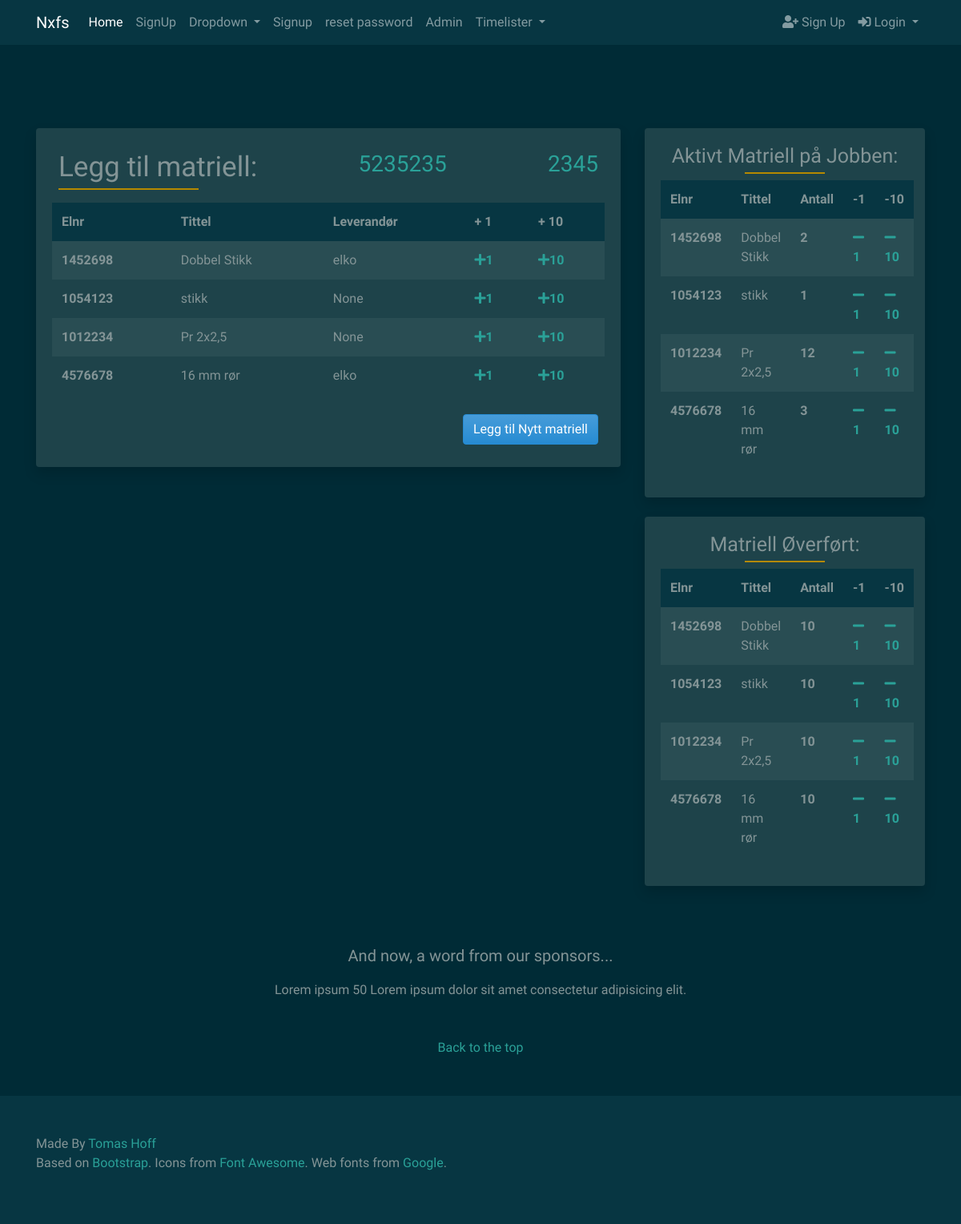
The app's page /timelister/jobb/2345/jobb-matriell with its own data.
### timelister/models.py (models this page shows, shortened)
class Jobber(models.Model):
    ordre_nr = models.PositiveSmallIntegerField(primary_key=True)
    tittel = models.CharField(max_length=64, unique=True, blank=True)
    adresse = models.CharField(max_length=256, blank=True)
    telefon_nr = models.CharField(max_length=64, blank=True)
    beskrivelse = models.TextField(blank=True)
    date = models.DateTimeField(auto_now_add=True)
    ferdig = models.BooleanField(default=False)
    matriell = models.ManyToManyField(JobbMatriell, blank=True)
    class Meta:
        verbose_name = 'Jobb'
        verbose_name_plural = 'Jobber'
    def __str__(self):
        return self.tittel

class Matriell(models.Model):
    el_nr = models.IntegerField(unique=True, blank=True, null=True,)
    tittel = models.CharField(max_length=64, unique=True, blank=True)
    info = models.CharField(max_length=256, blank=True)
    leverandor = models.ForeignKey(
        Leverandorer, on_delete=models.CASCADE, blank=True, null=True)
    image = models.ImageField()
    class Meta:
        verbose_name = 'Matriell'
        verbose_name_plural = 'Matriell'
    def __str__(self):
        return self.tittel

class Leverandorer(models.Model):
    name = models.CharField(max_length=64, blank=True)
    """Model definition for Leverandorer."""
    class Meta:
        verbose_name = 'Leverandor'
        verbose_name_plural = 'Leverandorer'
    def __str__(self):
        return self.name

class JobbMatriell(models.Model):
    matriell = models.ForeignKey(Matriell, on_delete=models.CASCADE)
    antall = models.IntegerField(default=1)
    jobb = models.ForeignKey('Jobber', on_delete=models.CASCADE)
    transf = models.BooleanField(default=False)
    class Meta:
        verbose_name = 'JobbMatriell'
        verbose_name_plural = 'JobbMatriell'
    def __str__(self):
        return self.matriell.tittel

### timelister/views.py (the view)
def jobbMatriell(request, jobb_id):
    jobb = get_object_or_404(models.Jobber, pk=jobb_id)
    matriell = models.Matriell.objects.all()
    context = {
        'matriell': matriell,
        'jobb': jobb,
    }
    return render(request, 'timelister/jobb_matriell.html', context)

### srv/context_processors.py (called while the page is built)
def custom_context(request):
    navbarloginform = LoginForm(request.POST or None)
    return {
        'navbarloginform': navbarloginform
    }

### templates/timelister/jobb_matriell.html (shortened to what this page needs)
{% extends 'base.html' %}
{% block content %}
{% load crispy_forms_tags %}
<div class="col-lg-8">
    <div class="card border-0 shadow mb-4">
        <div class="card-body">
            <div class="d-flex justify-content-between">
                <div class="p-2">
                    <h2 class="card-body">Legg til matriell:</h2>
                </div>
                <div class="p-2">
                    <h3><a href="{% url 'jobbdetail' jobb_id=jobb.pk %}">{{ jobb|title }}</a></h3>
                </div>
                <div class="p-2">
                    <h3><a href="{% url 'jobbdetail' jobb_id=jobb.pk %}">{{ jobb.ordre_nr }}</a></h3>
                </div>
            </div>
            <table class="table table-striped table-borderless">
                <thead class="thead-custom">
                    <tr>
                        <th scope="col">Elnr</th>
                        <th scope="col">Tittel</th>
                        <th scope="col">Leverandør</th>
                        <th scope="col">+ 1</th>
                        <th scope="col">+ 10</th>
                    </tr>
                </thead>
                <tbody>
                    {% for mat in matriell %}
                    <tr>
                        <th scope="row">{{ mat.el_nr }}</th>
                        <td>{{ mat }}</td>
                        <td>{{ mat.leverandor }}</td>
                        <td><a href="{% url 'add-matriell' object_id=mat.pk jobb_id=jobb.pk antall=1 %}"><i
                                    class="fas fa-plus"></i><b>1</b></a></td>
                        <td><a href="{% url 'add-matriell' object_id=mat.pk jobb_id=jobb.pk antall=10 %}"><i
                                    class="fas fa-plus"></i><b>10</b></a></td>
                    </tr>
                    {% endfor %}
                </tbody>
            </table>
            <div class="d-flex justify-content-between ">
                <div class="p-2">
                </div>
                <div class="p-2">
                    <a class="btn btn-info btn-small" href="{% url 'matriell-list' %}" role="button">Legg til Nytt
                        matriell</a>
                </div>
            </div>
        </div>
    </div>
</div>
<div class="col-lg-4">
    <div class="card border-0 shadow mb-4 d-none d-lg-block">
        <div class="card-body">
            <div class="form-group">
                <h2>Aktivt Matriell på Jobben:
                </h2>
                <table class="table table-striped table-borderless">
                    <thead class="thead-custom">
                        <tr>
                            <th scope="col">Elnr</th>
                            <th scope="col">Tittel</th>
                            <th scope="col">Antall</th>
                            <th scope="col">-1</th>
                            <th scope="col">-10</th>
                        </tr>
                    </thead>
                    <tbody>
                        {% for mat in jobb.matriell.all %}
                        {% if not mat.transf %}
                        <tr>
                            <th scope="row">{{ mat.matriell.el_nr }}</th>
                            <td>{{ mat }}</td>
                            <td><b>{{ mat.antall }}</b></td>
                            <td><a
                                    href="{% url 'delete-matriell' object_id=mat.matriell.pk jobb_id=jobb.pk antall=-1 %}"><i
                                        class="fas fa-minus"></i><b>1</b></a></td>
                            <td><a
                                    href="{% url 'delete-matriell' object_id=mat.matriell.pk jobb_id=jobb.pk antall=-10 %}"><i
                                        class="fas fa-minus"></i><b>10</b></a></td>
                        </tr>
                        {% endif %}
                        {% endfor %}
                    </tbody>
                </table>
            </div>
        </div>
    </div>
    <div class="card border-0 shadow mb-4 d-none d-lg-block">
        <div class="card-body">
            <div class="form-group">
                <h2>Matriell Øverført:
                </h2>
                <table class="table table-striped table-borderless">
                    <thead class="thead-custom">
                        <tr>
                            <th scope="col">Elnr</th>
                            <th scope="col">Tittel</th>
                            <th scope="col">Antall</th>
                            <th scope="col">-1</th>
                            <th scope="col">-10</th>
                        </tr>
                    </thead>
                    <tbody>
                        {% for mat in jobb.matriell.all %}
                        {% if mat.transf %}
                        <tr>
                            <th scope="row">{{ mat.matriell.el_nr }}</th>
                            <td>{{ mat }}</td>
                            <td><b>{{ mat.antall }}</b></td>
                            <td><a
                                    href="{% url 'delete-matriell' object_id=mat.matriell.pk jobb_id=jobb.pk antall=-1 %}"><i
                                        class="fas fa-minus"></i><b>1</b></a></td>
                            <td><a
                                    href="{% url 'delete-matriell' object_id=mat.matriell.pk jobb_id=jobb.pk antall=-10 %}"><i
                                        class="fas fa-minus"></i><b>10</b></a></td>
                        </tr>
                        {% endif %}
                        {% endfor %}
                    </tbody>
                </table>
            </div>
        </div>
    </div>
</div>
{% endblock content %}

### static_in_env/css/custom.css (style rules this page uses)
* { margin: 0; padding: 0; }
.card-body h2 { font-weight: 500; font-size: 35px; text-align: left; position: relative; padding: 0px 0 5px; margin-bottom: 10px; }
.card-body h2::after { background: #B58900; width: 175px; height: 2px; content: ""; position: absolute; top: 100%; left: 0%; transform: translateX(-0%); -o-transform: translateX(-0%); -ms-transform: translateX(-0%); -moz-transform: translateX(-0%); -webkit-transform: translateX(-0%); }
.thead-custom th { background-color: #073642; }
.form-group { margin-bottom: 0px !important; }
.form-group h2 { font-weight: 400; font-size: 25px; text-align: center; position: relative; padding: 0px 0 5px; margin-bottom: 10px; }
.form-group h2::after { background: #B58900; width: 100px; height: 2px; content: ""; position: absolute; top: 100%; left: 50%; transform: translateX(-50%); -o-transform: translateX(-50%); -ms-transform: translateX(-50%); -moz-transform: translateX(-50%); -webkit-transform: translateX(-50%); }

### records on screen
Jobber: tittel "5235235", ordre_nr "2345"
Matriell: el_nr "1452698", tittel "Dobbel Stikk", leverandor "elko"
Matriell: el_nr "1054123", tittel "stikk", leverandor "None"
Matriell: el_nr "1012234", tittel "Pr 2x2,5", leverandor "None"
Matriell: el_nr "4576678", tittel "16 mm rør", leverandor "elko"
JobbMatriell: matriell.el_nr "1452698", matriell.tittel "Dobbel Stikk", antall "2"
JobbMatriell: matriell.el_nr "1054123", matriell.tittel "stikk", antall "1"
JobbMatriell: matriell.el_nr "1012234", matriell.tittel "Pr 2x2,5", antall "12"
JobbMatriell: matriell.el_nr "4576678", matriell.tittel "16 mm rør", antall "3"
JobbMatriell: matriell.el_nr "1452698", matriell.tittel "Dobbel Stikk", antall "10"
JobbMatriell: matriell.el_nr "1054123", matriell.tittel "stikk", antall "10"
JobbMatriell: matriell.el_nr "1012234", matriell.tittel "Pr 2x2,5", antall "10"
JobbMatriell: matriell.el_nr "4576678", matriell.tittel "16 mm rør", antall "10"
